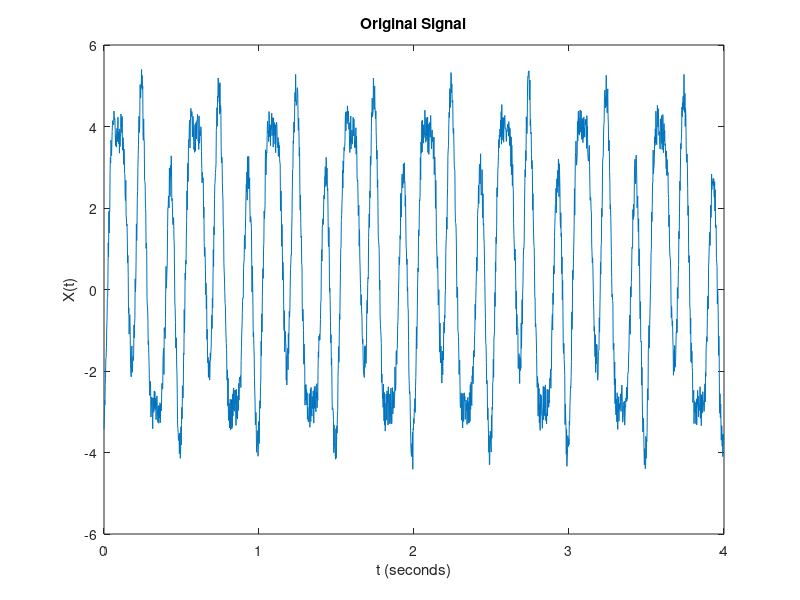
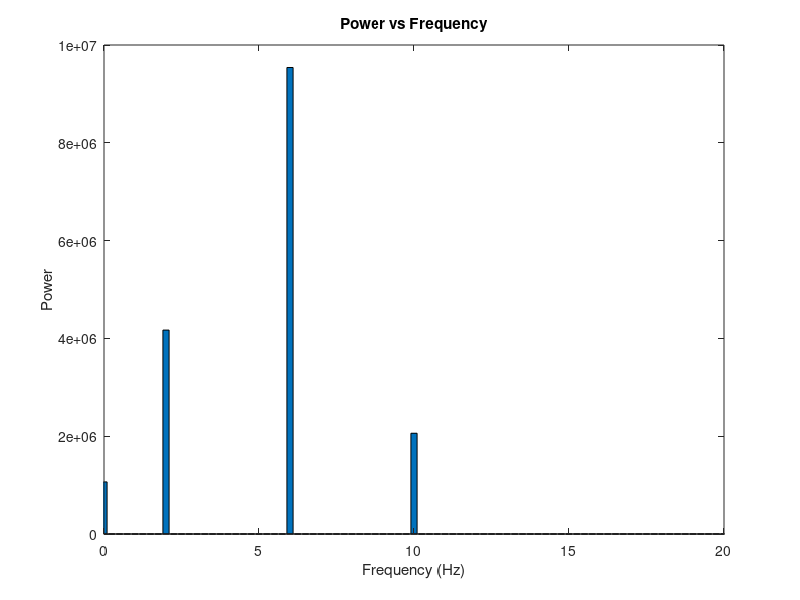
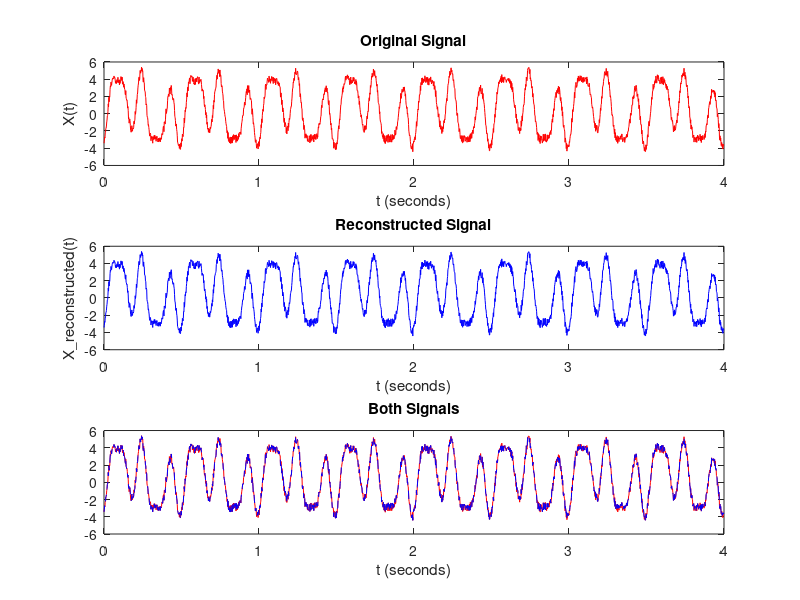
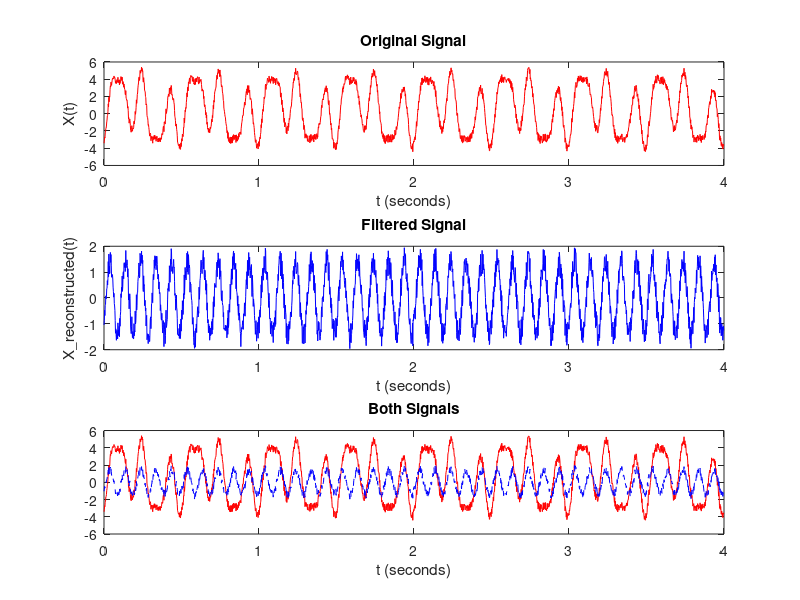

MATLAB code to generate these figures, in order:
clear;
clc;

%%  note: mention t (from 0 to T) vs. x (from 0 to 1)
%% -- let's continue with ALL frequencies and use Matrix multiplication
% Create the Signal again:
% Define the parameters
SR = 512;             % Sampling frequency
dT = 1/SR;            % Sampling period
N = 2048;             % Length of signal 
n = 0:N-1;            % Sample indices
t = n*dT;             % Time vector
x = (0:N-1) ./ N;      % Sample vector runs from 0 to 1
% Create a simple signal (sum of sine waves)
X = 2*sin(2 * pi * 2 * n / SR) + sin(2 * pi * 10 * n / SR) + ...
    3*cos(2 * pi * 6 * n / SR + pi) ... 
    + cos(2 * pi * 10 * n / SR + pi) + rand(1, N); % cosine has a phase offset of pi

% Plot the signal
figure;
plot(t, X);
title('Original Signal');
xlabel('t (seconds)');
ylabel('X(t)');

%% Here we compute the DFT Manually:
% Compute the DFT Matrix
% initialize a zero-matrix 
W_dft = zeros(N,N);
% fill the matrix by looping over frequencies
for k = 0:N-1
    % note that using the sample vector x instead of t defines frequencies
    % as repetitions in the whole segment
    W_dft(k+1,:) =  exp(-1i * 2 * pi * k * x); 
end
% here we compute all the inner products in one go (each row is a frequency)
X_dft = W_dft * X';


% now we compute the power of our complex Fourier coefficients
power = real(X_dft).^2 + imag(X_dft).^2; % NOTE: this is elementwise .^

% for the correct frequency axis, we need to rescale to 1/second (Hertz)
frequencies = [0:N-1] .* (SR / N);

figure
% Plot the barplot of power versus frequency (we only plot up to Nyquist
% frequency. Everything above is mirrored.)
bar(frequencies(1:N/2), power(1:N/2))
xlabel('Frequency (Hz)')
ylabel('Power')
title('Power vs Frequency');
xlim([0 20])
% ===> Note: Explain the zero-frequency
%% Next, we compute the inverse DFT Manually:

% initialize matrix
W_idft = zeros(N,N);
% Fill (now we will sum across frequencies to get time). Note that this is
% almost the same formula, only i becomes positive now (i.e., this is the
% conjugate)
for n = 0:N-1
    W_idft(n+1,:) =  exp(1i * 2 * pi * (0:N-1) *  n/ N);
end

X_idft = W_idft*X_dft;

% we note that W_idft is simply the conjugate of W_dft so instead, we 
% multiply with the conjugate from the left (summing over frequencies)

X_idft = (conj(W_dft)*X_dft)/N;
%%
%Compare the Original and Reconstructed Signals:
% Plot both signals for comparison. We can now shift between representing
% our signal in the time domain and in the frequency domain. 
figure;
subplot(3,1,1);
plot(t, X, 'r');
title('Original Signal');
xlabel('t (seconds)');
ylabel('X(t)');

subplot(3,1,2);
plot(t, X_idft, 'b');
title('Reconstructed Signal');
xlabel('t (seconds)');
ylabel('X\_reconstructed(t)');

subplot(3,1,3);
plot(t, X, 'r');
hold on;
plot(t, X_idft, 'b--');
title('Both Signals');
xlabel('t (seconds)');
xlabel('t (seconds)');

%% HOMEWORK FROM LAST WEEK
%% compute the Inverse DFT, but set the low frequencies to 0:
W_idft = conj(W_dft);
X_dft_filt = X_dft;
X_dft_filt(1:36) = 0;
X_dft_filt(N-36:N) = 0; % set the negative frequencies to 0 as well
% 
% alternatively, we could set our W_inv to zero and not consider those 
% frequencies in the reconstruction 
%-------
% W_idft(:, 1:36) = 0 + 1i*0;
% % the high frequencies are mirrored
% W_idft(:, N-36:N) = 0 + 1i*0;
%-------

X_idft_filtered = (W_idft*X_dft_filt)/N;

%% Compare the Original and Reconstructed Signals:
% Plot both signals for comparison
figure;
subplot(3,1,1);
plot(t, X, 'r');
title('Original Signal');
xlabel('t (seconds)');
ylabel('X(t)');

subplot(3,1,2);
plot(t, X_idft_filtered, 'b');
title('Filtered Signal');
xlabel('t (seconds)');
ylabel('X\_reconstructed(t)');


subplot(3,1,3);
plot(t, X, 'r');
hold on;
plot(t, X_idft_filtered, 'b--');
title('Both Signals');
xlabel('t (seconds)');

%%  ==> we have now high-pass filtered our data.
% We will soon see that this is not the ideal way to filter our data

%% how does non-stationarity affect the DFT?
SR = 512;             % Sampling frequency
dT = 1/SR;            % Sampling period
N = 2048;             % Length of signal 
n = 0:N-1;            % Sample indices
t = n*dT;             % Time vector
x = (0:N-1) ./ N;      % Sample vector runs from 0 to 1



% make an oscillation with changing amplitude
f_ns = 6; % Frequency of the non-stationary signal
decay = exp(-n/(N/4)); % Exponential decay function
X_6 = 4 * 3*cos(2 * pi * f_ns * n / SR);
ns_X = (decay .* X_6);
% Plot the signal
figure;
plot(t, ns_X);
title('Non-stationary Signal');
xlabel('t (seconds)');
ylabel('X(t)');

% For comparison, we create the same signal as before
X = 2*sin(2 * pi * 2 * n / SR) + sin(2 * pi * 10 * n / SR) + ...
    3*cos(2 * pi * 6 * n / SR + pi) ... 
    + cos(2 * pi * 10 * n / SR + pi) + rand(1, N); % cosine has a phase offset of pi


% here we change our 6Hz cosine for the non-stationary data
X_ns = 2*sin(2 * pi * 2 * n / SR) + sin(2 * pi * 10 * n / SR) + ...
    ns_X ... 
    + cos(2 * pi * 10 * n / SR + pi) + rand(1, N); % cosine has a phase offset of pi

%%
% Plot the signals
figure;
subplot(211)
plot(t, X);
title('Previous Signal');
xlabel('t (seconds)');
ylabel('X(t)');

subplot(212)
plot(t, X_ns);
title('Non-stationary Signal');
xlabel('t (seconds)');
ylabel('X(t)');
%% Here we compute the DFT Manually:
% Compute the DFT Matrix
% initialize a zero-matrix 
W_dft = zeros(N,N);
% fill the matrix by looping over frequencies
for k = 0:N-1
    % note that using the sample vector x instead of t defines frequencies
    % as repetitions in the whole segment
    W_dft(k+1,:) =  exp(-1i * 2 * pi * k * x); 
end
% here we compute all the inner products in one go (each row is a frequency)
X_dft = W_dft * X';

% here we compute the power of the non-stationary signal
X_dft_ns = W_dft * X_ns';

% now we compute the power of our complex Fourier coefficients
power = real(X_dft).^2 + imag(X_dft).^2; % NOTE: this is elementwise .^

power_ns = real(X_dft_ns).^2 + imag(X_dft_ns).^2; % NOTE: this is elementwise .^

% for the correct frequency axis, we need to rescale to 1/second (Hertz)
frequencies = [0:N-1] .* (SR / N);

figure;
subplot(211);
% Plot the barplot of power versus frequency (we only plot up to Nyquist
% frequency. Everything above is mirrored.)
bar(frequencies(1:N/2), power(1:N/2))
xlabel('Frequency (Hz)')
ylabel('Power')
title('Power vs Frequency');
xlim([0 20])

subplot(212);
% Plot the barplot of power versus frequency (we only plot up to Nyquist
% frequency. Everything above is mirrored.)
bar(frequencies(1:N/2), power_ns(1:N/2))
xlabel('Frequency (Hz)')
ylabel('Power')
title('Power vs Frequency');
xlim([0 20])

%% SLIDES

%% %%%%%%%%%%%%%%%%%%%%%%%%%%%%%%%%%%%%%%%%%%%%%%%%%%%%%%%%%%%%%%%%%%%%%%%%
%%%%%%%%%%%%%%%%%%%       CONVOLUTION              %%%%%%%%%%%%%%%%%%%%%%%%
%%%%%%%%%%%%%%%%%%%%%%%%%%%%%%%%%%%%%%%%%%%%%%%%%%%%%%%%%%%%%%%%%%%%%%%%%%%

% EDGE DETECTION (important for finding triggers)
% Define the signal and the kernel
signal = [zeros(1,512), ones(1,512), zeros(1,512)];
kernel = [1, 0, -1]; % Example of a simple edge-detection kernel

% Perform convolution
convolved_signal = conv(signal, kernel, 'same');

% Plot the original signal and the convolved signal
figure;
subplot(2,1,1);
plot(signal, 'r');
title('Original Signal');
xlabel('Sample Index');
ylabel('Amplitude');

subplot(2,1,2);
plot(convolved_signal, 'b');
title('Convolved Signal');
xlabel('Sample Index');
ylabel('Amplitude');

%% %%%%%%%%%%%%%%%%%%%%%%%%%%%%%%%%%%%%%%%%%%%%%%%%%%%%%%%%%%%%%%%%%%%%%%%%
%%%%%%%%%%%%%%%%%%%       FILTER KERNELS           %%%%%%%%%%%%%%%%%%%%%%%%
%%%%%%%%%%%%%%%%%%%%%%%%%%%%%%%%%%%%%%%%%%%%%%%%%%%%%%%%%%%%%%%%%%%%%%%%%%%

% Play with different filter kernels
low_pass_kernel = ones(1, 5) / 5; % Simple moving average filter
high_pass_kernel = [-1, -1, 4, -1, -1]; % Example of a simple high-pass filter

% Create a Gaussian filter manually
sigma = 1; % Standard deviation
kernel_size = 51; % Size of the kernel
t = linspace(-2, 2, kernel_size);
gaussian_kernel = exp(-t.^2 / (2 * sigma^2));
gaussian_kernel = gaussian_kernel / sum(gaussian_kernel); % Normalize

% Apply the low-pass filter
filtered_signal_low = conv(signal, low_pass_kernel, 'same');

% Apply the high-pass filter
filtered_signal_high = conv(signal, high_pass_kernel, 'same');

% Apply the Gaussian filter
filtered_signal_gaussian = conv(signal, gaussian_kernel, 'same');

% Plot the original and filtered signals
figure;
subplot(5,1,1);
plot(signal, 'r');
title('Original Signal');
xlabel('Sample Index');
ylabel('Amplitude');
ylim([-1 2]);
xlim([1 length(signal)]);

subplot(5,1,2);
plot(filtered_signal_low, 'b');
title('Low-Pass Filtered Signal');
xlabel('Sample Index');
ylabel('Amplitude');
ylim([-1 2])
xlim([1 length(signal)])
subplot(5,1,3);
plot(filtered_signal_high, 'g');
title('High-Pass Filtered Signal');
xlabel('Sample Index');
ylabel('Amplitude');
ylim([-1 2])
xlim([1 length(signal)])

subplot(5,1,4);

plot(gaussian_kernel, 'm');
title('Gaussian Kernel');
xlabel('Sample Index');
ylabel('Amplitude');
xlim([-100 length(gaussian_kernel)+100])

subplot(5,1,5);
plot(filtered_signal_gaussian, 'm');
title('Gaussian Filtered Signal');
xlabel('Sample Index');
ylabel('Amplitude');
ylim([-1 2])
xlim([1 length(signal)])
%% convolution in time is multiplication in frequency:

conv_length = length(signal) + length(gaussian_kernel) -1;
x=fft(signal,conv_length);
y=fft(gaussian_kernel,conv_length);
y_ifft = ifft(x.*y);
y_conv = conv(signal,gaussian_kernel, 'same');


subplot(5,1,1);
plot(signal, 'r');
title('Original Signal');
xlabel('Sample Index');
ylabel('Amplitude');
ylim([-1 2]);
xlim([1 length(signal)]);

subplot(5,1,2);
plot(gaussian_kernel, 'm');
title('Gaussian Kernel');
xlabel('Sample Index');
ylabel('Amplitude');
xlim([-100 length(gaussian_kernel)+100])

subplot(5,1,3);
plot(y_conv, 'r');
title('Gaussian Filtered Signal (convolution)');
xlabel('Sample Index');
ylabel('Amplitude');
ylim([-1 2])
xlim([1 length(signal)]);

subplot(5,1,4);
plot(y_ifft(...
    ceil(length(...
    gaussian_kernel)/2)+1 ... 
    :length(y_conv)+floor(length(gaussian_kernel)/2)), 'b');
title('Gaussian Filtered Signal (multiplication in frequency)');
xlabel('Sample Index');
ylabel('Amplitude');
ylim([-1 2])
xlim([1 length(signal)]);

subplot(5,1,5);
plot(y_conv, 'r'); hold on;
title('Gaussian Filtered Signal (convolution)');
plot(y_ifft(...
    ceil(length(...
    gaussian_kernel)/2)+1 ... 
    :length(y_conv)+floor(length(gaussian_kernel)/2)), 'b--');
title('Comparison');
xlabel('Sample Index');
ylabel('Amplitude');
ylim([-1 2])
xlim([1 length(signal)])


%% %%%%%%%%%%%%%%%%%%%%%%%%%%%%%%%%%%%%%%%%%%%%%%%%%%%%%%%%%%%%%%%%%%%%%%%%
%%%%%%%%%%%%%%%%%%%       MORLET WAVELETS          %%%%%%%%%%%%%%%%%%%%%%%%
%%%%%%%%%%%%%%%%%%%%%%%%%%%%%%%%%%%%%%%%%%%%%%%%%%%%%%%%%%%%%%%%%%%%%%%%%%%

% Define the parameters for the Morlet wavelet
f0 = 6; % Central frequency of the wavelet
SR = 100;
sigma = 1; % Standard deviation of the Gaussian window
t = -5:1/SR:5; % Time vector
N_ml = length(t);

% Create the Morlet wavelet (%frequency based on time)
A = 1 / (sqrt(sigma * sqrt(pi)) * sqrt(f0)); % amplitude scaling for the frequency-specific Morlet wavelet
morlet_wavelet = exp(2 * 1i * pi * f0 * t) .* exp(-t.^2 / (2 * sigma^2));

figure;
subplot(3,1,1);
title('Cosine (real part of complex exponential)');
xlabel('Sample Index');
ylabel('Amplitude');
plot( t,real(exp(2 * 1i * pi * f0 * t)))
xlim([t(1) t(end)]);
subplot(3,1,2);
title('Gaussian');
xlabel('Sample Index');
ylabel('Amplitude');
plot( t,exp(-t.^2 / (2 * sigma^2)));
xlim([t(1) t(end)]);
subplot(3,1,3);
title('Wavelet (real part)');
xlabel('Sample Index');
ylabel('Amplitude');
plot( t,real(morlet_wavelet));
xlim([t(1) t(end)]);

%%
% Plot the Morlet wavelet and the transformed signal
figure;
subplot(3,1,1);

plot(signal, 'r');
title('Original Signal');
xlabel('Sample Index');
ylabel('Amplitude');
ylim([-1 2]);
xlim([1 length(signal)]);


% Apply the Morlet wavelet to the signal (convolution)
wavelet_transformed_signal = conv(signal, morlet_wavelet, 'same');

subplot(3,1,2);
plot3(t, real(morlet_wavelet), imag(morlet_wavelet), 'r');
title('Morlet Wavelet');
xlabel('Time (seconds)');
ylabel('Amplitude');
legend('Real Part', 'Imaginary Part');

subplot(3,1,3);
plot3([1:length(signal)], real(wavelet_transformed_signal), ...
    imag(wavelet_transformed_signal), 'b');

title('Wavelet Transformed Signal');
xlabel('Sample Index');
ylabel('Amplitude');
%% NOW WE WANT TO CONVOLVE an impulse function with OUR WAVELET 

impulseX = zeros([1 5000]);

impulseX(2501) = 1;

y_conv = conv(impulseX, morlet_wavelet, 'same');

figure;
subplot(211);
plot(real(morlet_wavelet));
subplot(212);
plot(real(y_conv));

%% create X again
N = 5000;
n = 0:N-1;            % Sample indices

f_ns = 6; % Frequency of the non-stationary signal 

% narrow gaussian window shifted by 10 seconds 
gaussian_window = exp(-0.5 * (([-(N-1)/2-10*SR:(N-1)/2-10*SR] ./ (N/12)).^2));
%normalized to Area of 1
gaussian_window_norm = gaussian_window./sum(gaussian_window);
% modulated 6 Hz oscillaiton
X_6 = 800 * cos(2 * pi * f_ns * n / SR);
ns_X = (gaussian_window_norm .* X_6);
% x = (0:N-1) ./ N;     
X = 1*sin(2 * pi * 2 * n / SR) + sin(2 * pi * 10 * n / SR) + ...
    ns_X ... 
    + cos(2 * pi * 10 * n / SR + pi) + rand(1, N); % cosine has a phase offset of pi
figure;
subplot(211);
title('non-stationary part')
plot(ns_X);
subplot(212);
plot(X);
title('combined signal')

xlim([0 N]);
%% what is the frequency spectrum of our wavelet?

% get the correct frequency axis
frequencies = SR*(0:(length(morlet_wavelet)-1)/2)/length(morlet_wavelet); %[0:N-1] .* (SR / N);
morlet_fft = fft(morlet_wavelet);

% Compute the power spectrum
power = real(morlet_fft).^2 + imag(morlet_fft).^2; % 


figure;
% Plot the barplot of power versus frequency (we only plot up to Nyquist
% frequency. Everything above is mirrored.)
bar(frequencies, power(1:(length(morlet_wavelet)-1)/2+1))
xlabel('Frequency (Hz)')
ylabel('Power')
title('Power spectrum of Morlet Wavelet');
xlim([0 20]);
%% what is the frequency spectrum of our data?

% get the correct frequency axis
frequencies = SR*(0:(N-1)/2)/N; %[0:N-1] .* (SR / N);
X_fft = fft(X);

% Compute the two-sided spectrum P2. Then compute the single-sided spectrum P1.
powerX = real(X_fft).^2 + imag(X_fft).^2; % 


figure;
% Plot the barplot of power versus frequency (we only plot up to Nyquist
% frequency. Everything above is mirrored.)
bar(frequencies, powerX(1:(N/2)))
xlabel('Frequency (Hz)')
ylabel('Power')
title('Power spectrum of original data');
xlim([0 15]);
%% now filter

conv_length = length(X) + length(morlet_wavelet) -1;

X_morlet_filtered = ifft(fft(morlet_wavelet, conv_length).*fft(X,conv_length)); % each fft is padded with zeros
X_morlet_convolved = conv(X, morlet_wavelet, 'same'); % left fft is padded with zeros
%%
figure;
subplot(411);
plot(n / SR,X,'r');
xlabel('time');
title('combined signal')
xlim([0 N/SR])
subplot(412);
plot(n / SR,real(X_morlet_filtered(501:end-500)),'r');
xlim([0 N/SR])
xlabel('time');
title('Morlet filtered (FFT)')
subplot(413);
plot(n / SR,real(X_morlet_convolved),'b');
xlim([0 N/SR])
xlabel('time');
title('Morlet filtered (Conv)')
subplot(414);
plot(n / SR,real(X_morlet_filtered(501:end-500)),'r'); hold on;
plot(n / SR,real(X_morlet_convolved),'b--');
xlim([0 N/SR])
xlabel('time');
title('Both')
%% what is the frequency spectrum of our filtered data?

% get the correct frequency axis
frequencies = SR*(0:(N-1)/2)/N; %[0:N-1] .* (SR / N);
X_fft = fft(X_morlet_convolved);

% Compute the two-sided spectrum P2. Then compute the single-sided spectrum P1.
powerX = real(X_fft).^2 + imag(X_fft).^2; % 


figure;
% Plot the barplot of power versus frequency (we only plot up to Nyquist
% frequency. Everything above is mirrored.)
bar(frequencies, powerX(1:(N/2)))
xlabel('Frequency (Hz)')
ylabel('Power')
title('Power Spectrum of Wavelet-filtered data');
xlim([0 15]);

%% Practice (HOMEWORK) 
% create a Morlet wavelet at 10Hz and at 15Hz.
% convolve your EEG data with a Morlet wavelet
% add a spike to your EEG data by setting a random value to the value
% 10,000
% what happens after you convolve your EEG with the morlet wavelet?